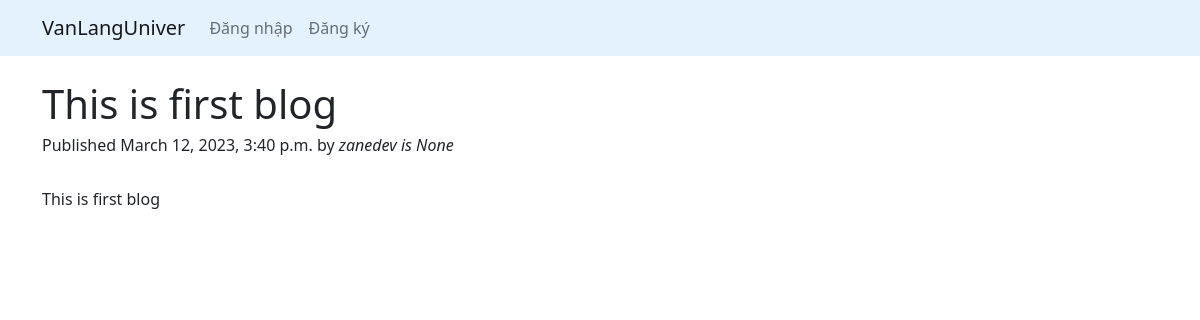
Screenshot of /articles/first-blog/ with the database file from the repository.
### articles/models.py (models this page shows, shortened)
class Article(models.Model):
    title = models.CharField(max_length=200)
    description = models.TextField()
    slug = models.SlugField(max_length=100,unique=True)
    published = models.DateTimeField(auto_now_add=True)
    author = models.ForeignKey(User, on_delete=models.CASCADE)
    ROLE_CHOICES = (
        ('Student', 'Student'),
        ('Teacher', 'Teacher'),
        ('Orther', 'Orther'),
    )
    role = models.CharField(max_length=10, choices=ROLE_CHOICES,null=True)

### articles/views.py (the view)
# urls.py: path('articles/<slug:slug>/',article_details, name='article_details'),
def article_details(request,slug):
    article = get_object_or_404(Article,slug=slug)
    return render(request, 'details.html',{'article':article})

### articles/templates/details.html (shortened to what this page needs)
{% extends 'base.html' %}
{% block body %}
<div class="container mt-4">
    <h1>{{article.title}}</h1>
    <h6>Published {{article.published}} by <i>{{article.author}} is {{article.role}}</i></h6>
    <br>
    <p>{{article.description}}</p>
</div>
{% endblock %}

### rows the page displays
Article: title "This is first blog", published "March 12, 2023, 3:40 p.m.", author "zanedev", role "None", description "This is first blog"
